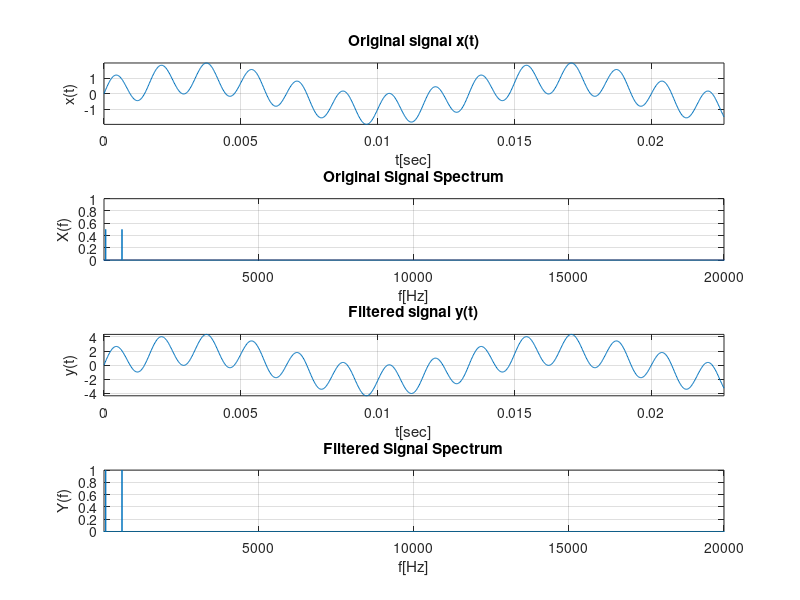

Reproduce this figure in MATLAB.
% second order LP shelving filter
fs = 44100;
T = 1;
N = T*fs;
t = (0:N-1)*(1/fs);
fgrid = fs*(0:N-1)/N;
n_plot = 1000;

frequencies = [75 600]';
x = sum(sin(2*pi*frequencies.*t));
Xf = (1/N)*fft(x,N);
Xf_mag = abs(Xf);

subplot(411);plot(t(1:n_plot),x(1:n_plot)); grid on; title("Original signal x(t)"); xlabel('t[sec]'); ylabel('x(t)'); axis tight;
subplot(412);plot(fgrid,Xf_mag); grid on; title("Original Signal Spectrum"); xlabel("f[Hz]"); ylabel("X(f)"); axis([20 20*10^3 0 1]);

H0 = 1.2;
V0 = 1 + H0;

fc = 100;
wc = 2*pi*fc;
b = [(1/(wc))^2, ((2*V0)^(1/2))/wc , V0];
a = [(1/(wc))^2, (2^(1/2))/wc, 1];

if(V0 >= 1)
    [b_z, a_z] = bilinear(b,a,fs);
else
    [a_z, b_z] = bilinear(a,b,fs);
end

y = filter(b_z,a_z,x);
Yf = (1/N)*fft(y,N);
Yf_mag = abs(Yf);

subplot(413);plot(t(1:n_plot), y(1:n_plot)); grid on; title("Filtered signal y(t)"); xlabel("t[sec]"); ylabel("y(t)"); axis tight;
subplot(414);plot(fgrid, Yf_mag); grid on; title("Filtered Signal Spectrum"); xlabel("f[Hz]"); ylabel("Y(f)"); axis([20 20*10^3 0 1]);
% listen to the filtered signal:
sound(x,fs);
pause(1.2*T);
sound(y,fs);